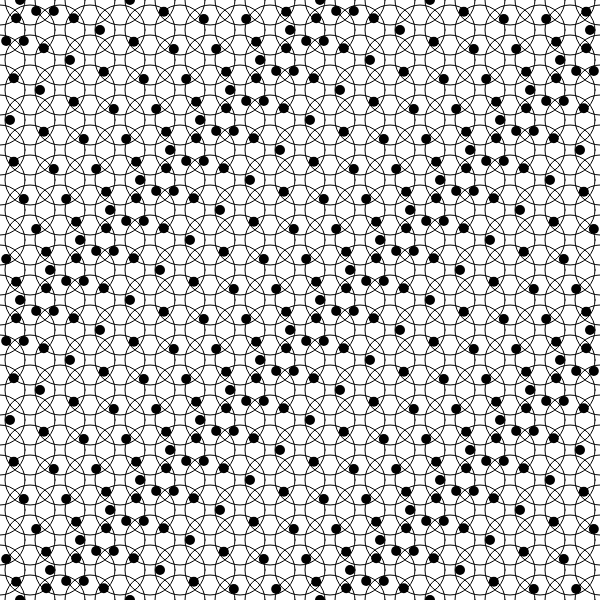
Frame 1 (no input)
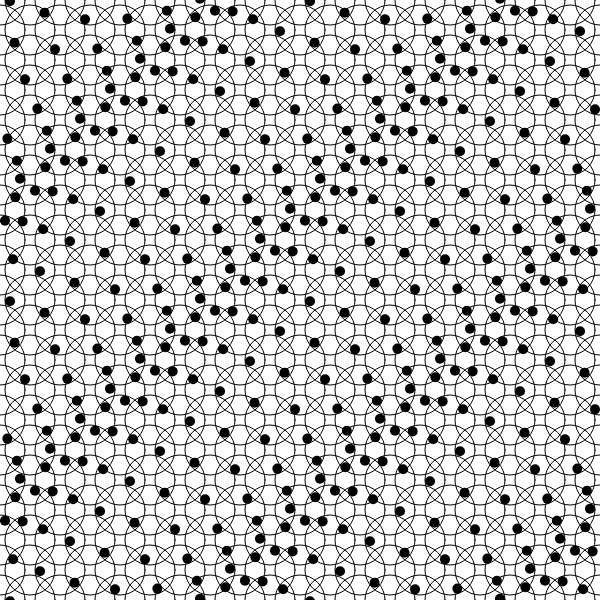
Frame 60 (no input)
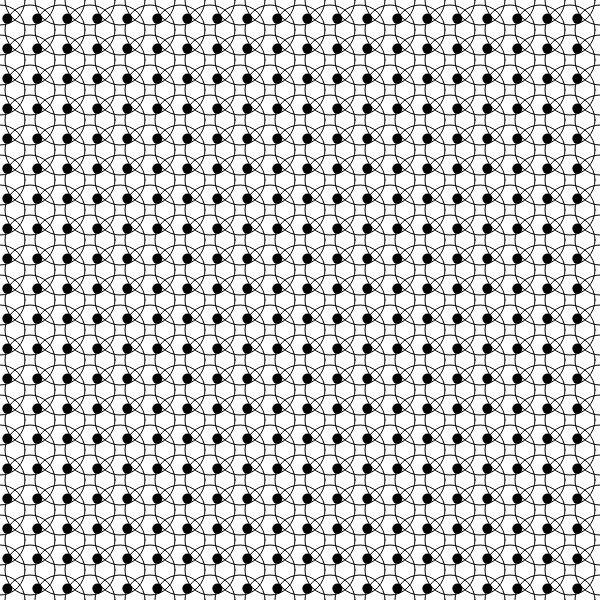
Frame 120 (the mouse pressed at the canvas centre since frame 60)

The p5.js sketch that drew these frames (run headless with seeded random() and noise() and a simulated clock; from frame 60 on, the mouse is pressed at the canvas centre):

// p5.js sketch
// ── sketch.js
// sketch following p5.js examples
// wave maker - https://p5js.org/examples/interaction-wavemaker.html
// this was inspired by bees and bombs - https://beesandbombs.tumblr.com/post/45513650541/orbiters

const width = 600;
const height = 600;

let t = 0; // time variable

function setup() {
	createCanvas(width, height);
	// noStroke();
	// fill(40, 200, 40);
}

function draw() {
	// background(10, 10); // translucent background (creates trails)
	background(255);

	// making a x and y grid of ellipses
	for (let x = 0; x <= width; x += 30) {
		for (let y = 0; y <= height; y += 30) {
			// circles starting positions depends on mouse position
			const xAngle = map(mouseX, 0, width, -4 * PI, 4 * PI, true);
			const yAngle = map(mouseY, 0, height, -4 * PI, 4 * PI, true);
			// also it differs on the particle's location
			const angle = xAngle * (x / width) + yAngle * (y / height);

			// each particle moves in a circle
			const myX = x + 20 * cos(2 * PI * t + angle);
			const myY = y + 20 * sin(2 * PI * t + angle);

			noStroke();
			fill(0);
			ellipse(myX, myY, 10); // draw the particle
			noFill();
			stroke(0);
			ellipse(x, y, 50); // background draw the particle
		}
	}

	t += 0.01; // update time
}
